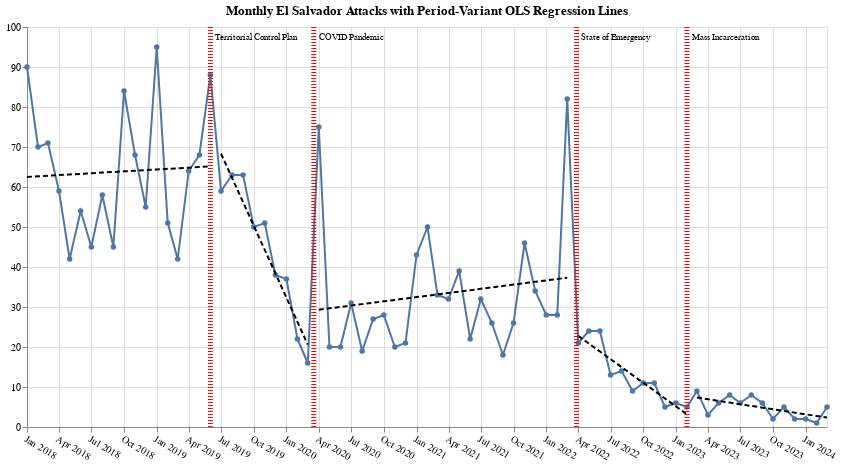

Here is the notebook cell this chart was saved with:
### Code cell
# Divide data into time periods based on policy dates
policy_changes = policy_changes.sort_values('policy_date')
policy_dates = policy_changes['policy_date'].tolist()

# Add start and end dates to cover full range
start_date = attack_counts['quarter'].min()
end_date = attack_counts['quarter'].max()
policy_dates = [start_date] + policy_dates + [end_date]

# Segment data into periods
attack_counts['period'] = pd.cut(
    attack_counts['quarter'], 
    bins=policy_dates, 
    labels=[f"Period {i}" for i in range(len(policy_dates)-1)],
    include_lowest=True
)

# Perform OLS regression for each period and country (keep flexible for many countries)
ols_period_predictions = []
for (country, period), period_data in attack_counts.groupby(['country', 'period']):
    period_data['time_numeric'] = (period_data['quarter'] - period_data['quarter'].min()).dt.days
    X = sm.add_constant(period_data['time_numeric'])
    y = period_data['attack_count']
    
    if len(period_data) > 1:  
        model = sm.OLS(y, X).fit()
        period_data['ols_prediction'] = model.predict(X)
    else:
        period_data['ols_prediction'] = None

    period_data['regression_period'] = f"{country} {period}"
    ols_period_predictions.append(period_data)

# Combine all predictions back into a single DataFrame
attack_counts_with_period_ols = pd.concat(ols_period_predictions)

# Create the base chart for actual data
quarter_attacks_line_chart = alt.Chart(attack_counts_with_period_ols).mark_line(point=True).encode(
    x=alt.X('quarter:T', title='', axis=alt.Axis(format='%b %Y', labelAngle=30, labelOverlap=False)),
    y=alt.Y('attack_count:Q', title='', scale=alt.Scale(domain=[0, 100])),
    color=alt.Color('country:N', title='Country', legend = None),
).properties(
    title='Monthly El Salvador Attacks with Period-Variant OLS Regression Lines',
    width=700,
    height=400
)

# Add the OLS regression lines for each period
ols_lines = alt.Chart(attack_counts_with_period_ols).mark_line(
    color='black', 
    strokeDash=[5, 3], 
    strokeWidth=2
).encode(
    x=alt.X('quarter:T'),
    y=alt.Y('ols_prediction:Q'),
    detail='regression_period:N', 
)

# Vertical lines for policy interventions
policy_lines = alt.Chart(policy_changes).mark_rule(color='red', strokeDash=[1, 2], strokeWidth = 5).encode(
    x='policy_date:T',
    tooltip=['policy_name', 'policy_date']
)

# Text labels for policy interventions
policy_labels = alt.Chart(policy_changes).mark_text(align='left', dx=5, dy=-190, fontSize=9).encode(
    x='policy_date:T',
    text='policy_name:N'
)

# Combine all layers
final_chart_with_period_ols = quarter_attacks_line_chart + ols_lines + policy_lines + policy_labels

# Display the chart
final_chart_with_period_ols.display()

### Figure 1 — Vega-Lite specification as saved in the notebook (floating-point values rounded to 4 significant figures)
{"config": {"view": {"continuousWidth": 300, "continuousHeight": 300}}, "layer": [{"mark": {"type": "line", "point": true}, "encoding": {"color": {"field": "country", "legend": null, "title": "Country", "type": "nominal"}, "x": {"axis": {"format": "%b %Y", "labelAngle": 30, "labelOverlap": false}, "field": "quarter", "title": "", "type": "temporal"}, "y": {"field": "attack_count", "scale": {"domain": [0, 100]}, "title": "", "type": "quantitative"}}, "title": "Monthly El Salvador Attacks with Period-Variant OLS Regression Lines"}, {"mark": {"type": "line", "color": "black", "strokeDash": [5, 3], "strokeWidth": 2}, "encoding": {"detail": {"field": "regression_period", "type": "nominal"}, "x": {"field": "quarter", "type": "temporal"}, "y": {"field": "ols_prediction", "type": "quantitative"}}}, {"data": {"name": "data-9785c9687bd465c24e2dfd07e5703a07"}, "mark": {"type": "rule", "color": "red", "strokeDash": [1, 2], "strokeWidth": 5}, "encoding": {"tooltip": [{"field": "policy_name", "type": "nominal"}, {"field": "policy_date", "type": "temporal"}], "x": {"field": "policy_date", "type": "temporal"}}}, {"data": {"name": "data-9785c9687bd465c24e2dfd07e5703a07"}, "mark": {"type": "text", "align": "left", "dx": 5, "dy": -190, "fontSize": 9}, "encoding": {"text": {"field": "policy_name", "type": "nominal"}, "x": {"field": "policy_date", "type": "temporal"}}}], "data": {"name": "data-586b42405acfb75a609a24a87e7d9bcb"}, "height": 400, "width": 800, "$schema": "https://vega.github.io/schema/vega-lite/v5.20.1.json", "datasets": {"data-586b42405acfb75a609a24a87e7d9bcb": [{"country": "El Salvador", "quarter": "2018-01-01T00:00:00", "attack_count": 90, "time_numeric": 0, "ols_prediction": 62.52, "period": "Period 0", "regression_period": "El Salvador Period 0"}, {"country": "El Salvador", "quarter": "2018-02-01T00:00:00", "attack_count": 70, "time_numeric": 31, "ols_prediction": 62.68, "period": "Period 0", "regression_period": "El Salvador Period 0"}, {"country": "El Salvador", "quarter": "2018-03-01T00:00:00", "attack_count": 71, "time_numeric": 59, "ols_prediction": 62.82, "period": "Period 0", "regression_period": "El Salvador Period 0"}, {"country": "El Salvador", "quarter": "2018-04-01T00:00:00", "attack_count": 59, "time_numeric": 90, "ols_prediction": 62.98, "period": "Period 0", "regression_period": "El Salvador Period 0"}, {"country": "El Salvador", "quarter": "2018-05-01T00:00:00", "attack_count": 42, "time_numeric": 120, "ols_prediction": 63.13, "period": "Period 0", "regression_period": "El Salvador Period 0"}, {"country": "El Salvador", "quarter": "2018-06-01T00:00:00", "attack_count": 54, "time_numeric": 151, "ols_prediction": 63.29, "period": "Period 0", "regression_period": "El Salvador Period 0"}, {"country": "El Salvador", "quarter": "2018-07-01T00:00:00", "attack_count": 45, "time_numeric": 181, "ols_prediction": 63.44, "period": "Period 0", "regression_period": "El Salvador Period 0"}, {"country": "El Salvador", "quarter": "2018-08-01T00:00:00", "attack_count": 58, "time_numeric": 212, "ols_prediction": 63.6, "period": "Period 0", "regression_period": "El Salvador Period 0"}, {"country": "El Salvador", "quarter": "2018-09-01T00:00:00", "attack_count": 45, "time_numeric": 243, "ols_prediction": 63.76, "period": "Period 0", "regression_period": "El Salvador Period 0"}, {"country": "El Salvador", "quarter": "2018-10-01T00:00:00", "attack_count": 84, "time_numeric": 273, "ols_prediction": 63.91, "period": "Period 0", "regression_period": "El Salvador Period 0"}, {"country": "El Salvador", "quarter": "2018-11-01T00:00:00", "attack_count": 68, "time_numeric": 304, "ols_prediction": 64.07, "period": "Period 0", "regression_period": "El Salvador Period 0"}, {"country": "El Salvador", "quarter": "2018-12-01T00:00:00", "attack_count": 55, "time_numeric": 334, "ols_prediction": 64.22, "period": "Period 0", "regression_period": "El Salvador Period 0"}, {"country": "El Salvador", "quarter": "2019-01-01T00:00:00", "attack_count": 95, "time_numeric": 365, "ols_prediction": 64.38, "period": "Period 0", "regression_period": "El Salvador Period 0"}, {"country": "El Salvador", "quarter": "2019-02-01T00:00:00", "attack_count": 51, "time_numeric": 396, "ols_prediction": 64.54, "period": "Period 0", "regression_period": "El Salvador Period 0"}, {"country": "El Salvador", "quarter": "2019-03-01T00:00:00", "attack_count": 42, "time_numeric": 424, "ols_prediction": 64.68, "period": "Period 0", "regression_period": "El Salvador Period 0"}, {"country": "El Salvador", "quarter": "2019-04-01T00:00:00", "attack_count": 64, "time_numeric": 455, "ols_prediction": 64.84, "period": "Period 0", "regression_period": "El Salvador Period 0"}, {"country": "El Salvador", "quarter": "2019-05-01T00:00:00", "attack_count": 68, "time_numeric": 485, "ols_prediction": 64.99, "period": "Period 0", "regression_period": "El Salvador Period 0"}, {"country": "El Salvador", "quarter": "2019-06-01T00:00:00", "attack_count": 88, "time_numeric": 516, "ols_prediction": 65.15, "period": "Period 0", "regression_period": "El Salvador Period 0"}, {"country": "El Salvador", "quarter": "2019-07-01T00:00:00", "attack_count": 59, "time_numeric": 0, "ols_prediction": 68.33, "period": "Period 1", "regression_period": "El Salvador Period 1"}, {"country": "El Salvador", "quarter": "2019-08-01T00:00:00", "attack_count": 63, "time_numeric": 31, "ols_prediction": 62.27, "period": "Period 1", "regression_period": "El Salvador Period 1"}, {"country": "El Salvador", "quarter": "2019-09-01T00:00:00", "attack_count": 63, "time_numeric": 62, "ols_prediction": 56.2, "period": "Period 1", "regression_period": "El Salvador Period 1"}, {"country": "El Salvador", "quarter": "2019-10-01T00:00:00", "attack_count": 50, "time_numeric": 92, "ols_prediction": 50.33, "period": "Period 1", "regression_period": "El Salvador Period 1"}, {"country": "El Salvador", "quarter": "2019-11-01T00:00:00", "attack_count": 51, "time_numeric": 123, "ols_prediction": 44.27, "period": "Period 1", "regression_period": "El Salvador Period 1"}, {"country": "El Salvador", "quarter": "2019-12-01T00:00:00", "attack_count": 38, "time_numeric": 153, "ols_prediction": 38.4, "period": "Period 1", "regression_period": "El Salvador Period 1"}, {"country": "El Salvador", "quarter": "2020-01-01T00:00:00", "attack_count": 37, "time_numeric": 184, "ols_prediction": 32.33, "period": "Period 1", "regression_period": "El Salvador Period 1"}, {"country": "El Salvador", "quarter": "2020-02-01T00:00:00", "attack_count": 22, "time_numeric": 215, "ols_prediction": 26.27, "period": "Period 1", "regression_period": "El Salvador Period 1"}, {"country": "El Salvador", "quarter": "2020-03-01T00:00:00", "attack_count": 16, "time_numeric": 244, "ols_prediction": 20.6, "period": "Period 1", "regression_period": "El Salvador Period 1"}, {"country": "El Salvador", "quarter": "2020-04-01T00:00:00", "attack_count": 75, "time_numeric": 0, "ols_prediction": 29.32, "period": "Period 2", "regression_period": "El Salvador Period 2"}, {"country": "El Salvador", "quarter": "2020-05-01T00:00:00", "attack_count": 20, "time_numeric": 30, "ols_prediction": 29.66, "period": "Period 2", "regression_period": "El Salvador Period 2"}, {"country": "El Salvador", "quarter": "2020-06-01T00:00:00", "attack_count": 20, "time_numeric": 61, "ols_prediction": 30.02, "period": "Period 2", "regression_period": "El Salvador Period 2"}, {"country": "El Salvador", "quarter": "2020-07-01T00:00:00", "attack_count": 31, "time_numeric": 91, "ols_prediction": 30.36, "period": "Period 2", "regression_period": "El Salvador Period 2"}, {"country": "El Salvador", "quarter": "2020-08-01T00:00:00", "attack_count": 19, "time_numeric": 122, "ols_prediction": 30.72, "period": "Period 2", "regression_period": "El Salvador Period 2"}, {"country": "El Salvador", "quarter": "2020-09-01T00:00:00", "attack_count": 27, "time_numeric": 153, "ols_prediction": 31.07, "period": "Period 2", "regression_period": "El Salvador Period 2"}, {"country": "El Salvador", "quarter": "2020-10-01T00:00:00", "attack_count": 28, "time_numeric": 183, "ols_prediction": 31.42, "period": "Period 2", "regression_period": "El Salvador Period 2"}, {"country": "El Salvador", "quarter": "2020-11-01T00:00:00", "attack_count": 20, "time_numeric": 214, "ols_prediction": 31.77, "period": "Period 2", "regression_period": "El Salvador Period 2"}, {"country": "El Salvador", "quarter": "2020-12-01T00:00:00", "attack_count": 21, "time_numeric": 244, "ols_prediction": 32.12, "period": "Period 2", "regression_period": "El Salvador Period 2"}, {"country": "El Salvador", "quarter": "2021-01-01T00:00:00", "attack_count": 43, "time_numeric": 275, "ols_prediction": 32.47, "period": "Period 2", "regression_period": "El Salvador Period 2"}, {"country": "El Salvador", "quarter": "2021-02-01T00:00:00", "attack_count": 50, "time_numeric": 306, "ols_prediction": 32.83, "period": "Period 2", "regression_period": "El Salvador Period 2"}, {"country": "El Salvador", "quarter": "2021-03-01T00:00:00", "attack_count": 33, "time_numeric": 334, "ols_prediction": 33.15, "period": "Period 2", "regression_period": "El Salvador Period 2"}, {"country": "El Salvador", "quarter": "2021-04-01T00:00:00", "attack_count": 32, "time_numeric": 365, "ols_prediction": 33.5, "period": "Period 2", "regression_period": "El Salvador Period 2"}, {"country": "El Salvador", "quarter": "2021-05-01T00:00:00", "attack_count": 39, "time_numeric": 395, "ols_prediction": 33.85, "period": "Period 2", "regression_period": "El Salvador Period 2"}, {"country": "El Salvador", "quarter": "2021-06-01T00:00:00", "attack_count": 22, "time_numeric": 426, "ols_prediction": 34.2, "period": "Period 2", "regression_period": "El Salvador Period 2"}, {"country": "El Salvador", "quarter": "2021-07-01T00:00:00", "attack_count": 32, "time_numeric": 456, "ols_prediction": 34.55, "period": "Period 2", "regression_period": "El Salvador Period 2"}, {"country": "El Salvador", "quarter": "2021-08-01T00:00:00", "attack_count": 26, "time_numeric": 487, "ols_prediction": 34.9, "period": "Period 2", "regression_period": "El Salvador Period 2"}, {"country": "El Salvador", "quarter": "2021-09-01T00:00:00", "attack_count": 18, "time_numeric": 518, "ols_prediction": 35.26, "period": "Period 2", "regression_period": "El Salvador Period 2"}, {"country": "El Salvador", "quarter": "2021-10-01T00:00:00", "attack_count": 26, "time_numeric": 548, "ols_prediction": 35.6, "period": "Period 2", "regression_period": "El Salvador Period 2"}, {"country": "El Salvador", "quarter": "2021-11-01T00:00:00", "attack_count": 46, "time_numeric": 579, "ols_prediction": 35.96, "period": "Period 2", "regression_period": "El Salvador Period 2"}, {"country": "El Salvador", "quarter": "2021-12-01T00:00:00", "attack_count": 34, "time_numeric": 609, "ols_prediction": 36.3, "period": "Period 2", "regression_period": "El Salvador Period 2"}, {"country": "El Salvador", "quarter": "2022-01-01T00:00:00", "attack_count": 28, "time_numeric": 640, "ols_prediction": 36.65, "period": "Period 2", "regression_period": "El Salvador Period 2"}, {"country": "El Salvador", "quarter": "2022-02-01T00:00:00", "attack_count": 28, "time_numeric": 671, "ols_prediction": 37.01, "period": "Period 2", "regression_period": "El Salvador Period 2"}, {"country": "El Salvador", "quarter": "2022-03-01T00:00:00", "attack_count": 82, "time_numeric": 699, "ols_prediction": 37.33, "period": "Period 2", "regression_period": "El Salvador Period 2"}, {"country": "El Salvador", "quarter": "2022-04-01T00:00:00", "attack_count": 21, "time_numeric": 0, "ols_prediction": 22.79, "period": "Period 3", "regression_period": "El Salvador Period 3"}, {"country": "El Salvador", "quarter": "2022-05-01T00:00:00", "attack_count": 24, "time_numeric": 30, "ols_prediction": 20.87, "period": "Period 3", "regression_period": "El Salvador Period 3"}, {"country": "El Salvador", "quarter": "2022-06-01T00:00:00", "attack_count": 24, "time_numeric": 61, "ols_prediction": 18.88, "period": "Period 3", "regression_period": "El Salvador Period 3"}, {"country": "El Salvador", "quarter": "2022-07-01T00:00:00", "attack_count": 13, "time_numeric": 91, "ols_prediction": 16.95, "period": "Period 3", "regression_period": "El Salvador Period 3"}, {"country": "El Salvador", "quarter": "2022-08-01T00:00:00", "attack_count": 14, "time_numeric": 122, "ols_prediction": 14.97, "period": "Period 3", "regression_period": "El Salvador Period 3"}, {"country": "El Salvador", "quarter": "2022-09-01T00:00:00", "attack_count": 9, "time_numeric": 153, "ols_prediction": 12.98, "period": "Period 3", "regression_period": "El Salvador Period 3"}, {"country": "El Salvador", "quarter": "2022-10-01T00:00:00", "attack_count": 11, "time_numeric": 183, "ols_prediction": 11.05, "period": "Period 3", "regression_period": "El Salvador Period 3"}, {"country": "El Salvador", "quarter": "2022-11-01T00:00:00", "attack_count": 11, "time_numeric": 214, "ols_prediction": 9.063, "period": "Period 3", "regression_period": "El Salvador Period 3"}, {"country": "El Salvador", "quarter": "2022-12-01T00:00:00", "attack_count": 5, "time_numeric": 244, "ols_prediction": 7.139, "period": "Period 3", "regression_period": "El Salvador Period 3"}, {"country": "El Salvador", "quarter": "2023-01-01T00:00:00", "attack_count": 6, "time_numeric": 275, "ols_prediction": 5.15, "period": "Period 3", "regression_period": "El Salvador Period 3"}, {"country": "El Salvador", "quarter": "2023-02-01T00:00:00", "attack_count": 5, "time_numeric": 306, "ols_prediction": 3.161, "period": "Period 3", "regression_period": "El Salvador Period 3"}, {"country": "El Salvador", "quarter": "2023-03-01T00:00:00", "attack_count": 9, "time_numeric": 0, "ols_prediction": 7.358, "period": "Period 4", "regression_period": "El Salvador Period 4"}, {"country": "El Salvador", "quarter": "2023-04-01T00:00:00", "attack_count": 3, "time_numeric": 31, "ols_prediction": 6.933, "period": "Period 4", "regression_period": "El Salvador Period 4"}, {"country": "El Salvador", "quarter": "2023-05-01T00:00:00", "attack_count": 6, "time_numeric": 61, "ols_prediction": 6.523, "period": "Period 4", "regression_period": "El Salvador Period 4"}, {"country": "El Salvador", "quarter": "2023-06-01T00:00:00", "attack_count": 8, "time_numeric": 92, "ols_prediction": 6.099, "period": "Period 4", "regression_period": "El Salvador Period 4"}, {"country": "El Salvador", "quarter": "2023-07-01T00:00:00", "attack_count": 6, "time_numeric": 122, "ols_prediction": 5.688, "period": "Period 4", "regression_period": "El Salvador Period 4"}, {"country": "El Salvador", "quarter": "2023-08-01T00:00:00", "attack_count": 8, "time_numeric": 153, "ols_prediction": 5.264, "period": "Period 4", "regression_period": "El Salvador Period 4"}, {"country": "El Salvador", "quarter": "2023-09-01T00:00:00", "attack_count": 6, "time_numeric": 184, "ols_prediction": 4.84, "period": "Period 4", "regression_period": "El Salvador Period 4"}, {"country": "El Salvador", "quarter": "2023-10-01T00:00:00", "attack_count": 2, "time_numeric": 214, "ols_prediction": 4.429, "period": "Period 4", "regression_period": "El Salvador Period 4"}, {"country": "El Salvador", "quarter": "2023-11-01T00:00:00", "attack_count": 5, "time_numeric": 245, "ols_prediction": 4.005, "period": "Period 4", "regression_period": "El Salvador Period 4"}, {"country": "El Salvador", "quarter": "2023-12-01T00:00:00", "attack_count": 2, "time_numeric": 275, "ols_prediction": 3.595, "period": "Period 4", "regression_period": "El Salvador Period 4"}, {"country": "El Salvador", "quarter": "2024-01-01T00:00:00", "attack_count": 2, "time_numeric": 306, "ols_prediction": 3.17, "period": "Period 4", "regression_period": "El Salvador Period 4"}, {"country": "El Salvador", "quarter": "2024-02-01T00:00:00", "attack_count": 1, "time_numeric": 337, "ols_prediction": 2.746, "period": "Period 4", "regression_period": "El Salvador Period 4"}, {"country": "El Salvador", "quarter": "2024-03-01T00:00:00", "attack_count": 5, "time_numeric": 366, "ols_prediction": 2.349, "period": "Period 4", "regression_period": "El Salvador Period 4"}], "data-9785c9687bd465c24e2dfd07e5703a07": [{"policy_name": "Territorial Control Plan", "policy_date": "2019-06-01T00:00:00"}, {"policy_name": "COVID Pandemic", "policy_date": "2020-03-18T00:00:00"}, {"policy_name": "State of Emergency", "policy_date": "2022-03-27T00:00:00"}, {"policy_name": "Mass Incarceration", "policy_date": "2023-02-01T00:00:00"}]}}
